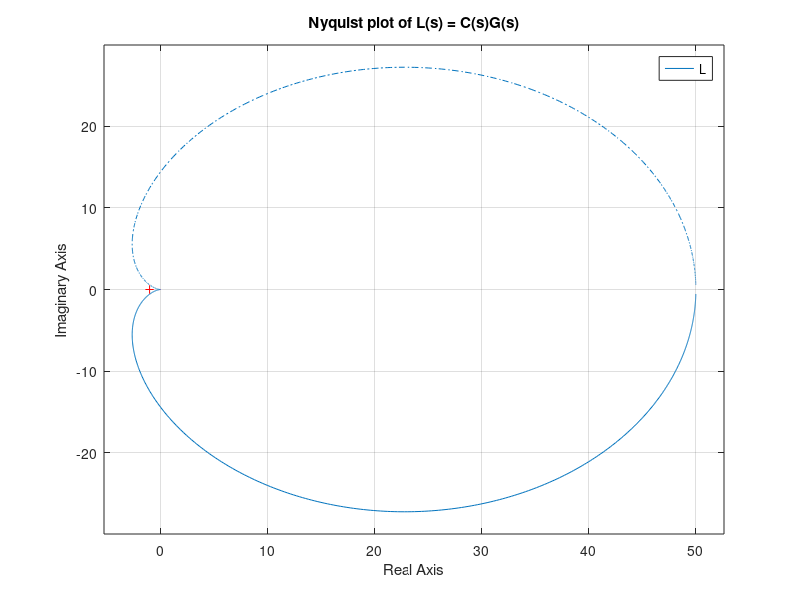

This figure's MATLAB source:
% Loop transfer function for a robot joint position servo
% G(s) = 1 / ((s+0.1)(s+1)), C(s) = K
K = 5;
s = tf('s');
G = 1 / ((s + 0.1) * (s + 1));
C = K;
L = C * G;

% Nyquist plot
figure;
nyquist(L);
grid on;
title('Nyquist plot of L(s) = C(s)G(s)');

% Nyquist-based closed-loop stability (open-loop stable, P=0)
% For unity feedback, use feedback(L,1) or feedback(C*G,1)
T = feedback(L, 1);
disp('Closed-loop poles:');
disp(pole(T));

if all(real(pole(T)) < 0)
    disp('Closed loop is asymptotically stable.');
else
    disp('Closed loop is unstable (some poles in RHP or on jw axis).');
end
